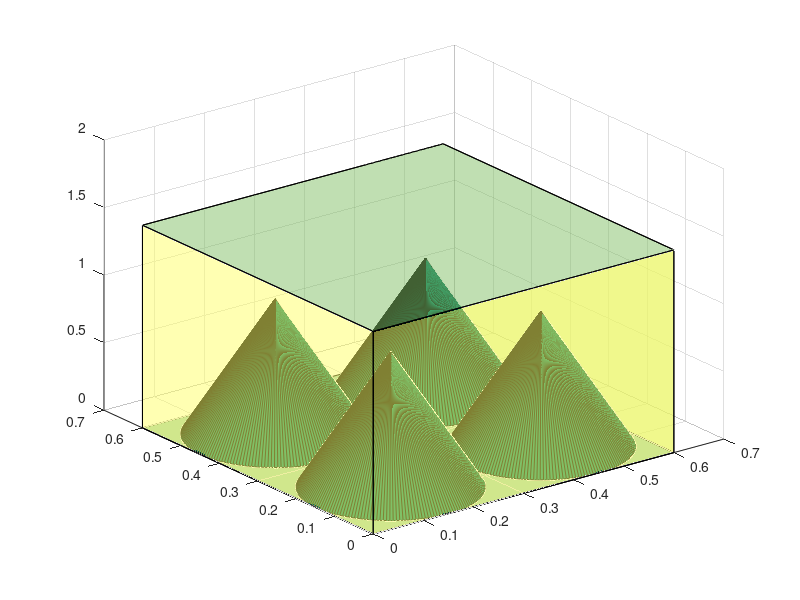

Recreate this plot in MATLAB.
clear all;
t=[0.15;0];
[x,y,z]=cylinder(t,180);
figure;
surf(x+0.15,y+0.15,z);
hold all;
surf(x+0.45,y+0.15,z);
% surf(x+0.3,y+0.41,z);
surf(x+0.15,y+0.45,z);
surf(x+0.45,y+0.45,z);
colormap(summer);
% box tfsf
p1 = [0 0 0];
p2 = [0.6 0 0];
p3 = [0.6 0.6 0];
p4 = [0 0.6 0]; 

x = [p1(1) p2(1) p3(1) p4(1)];
y = [p1(2) p2(2) p3(2) p4(2)];
z = [p1(3) p2(3) p3(3) p4(3)];

h=fill3(x, y, z, 1);
set(h,'facealpha',.5);

p5 = [0 0 1.5];
p6 = [0.6 0 1.5];
p7 = [0.6 0.6 1.5];
p8 = [0 0.6 1.5];

 
x = [p5(1) p6(1) p7(1) p8(1)];
y = [p5(2) p6(2) p7(2) p8(2)];
z = [p5(3) p6(3) p7(3) p8(3)];

h=fill3(x, y, z, 2);
set(h,'facealpha',.5);

x = [p2(1) p6(1) p7(1) p3(1)];
y = [p2(2) p6(2) p7(2) p3(2)];
z = [p2(3) p6(3) p7(3) p3(3)];
h=fill3(x, y, z, 3);
set(h,'facealpha',.5);


x = [p1(1) p4(1) p8(1) p5(1)];
y = [p1(2) p4(2) p8(2) p5(2)];
z = [p1(3) p4(3) p8(3) p5(3)];
h=fill3(x, y, z, 4);
set(h,'facealpha',.5);

x = [p1(1) p2(1) p6(1) p5(1)];
y = [p1(2) p2(2) p6(2) p5(2)];
z = [p1(3) p2(3) p6(3) p5(3)];
h=fill3(x, y, z, 4);
set(h,'facealpha',.5);

x = [p3(1) p4(1) p8(1) p7(1)];
y = [p3(2) p4(2) p8(2) p7(2)];
z = [p3(3) p4(3) p8(3) p7(3)];
h=fill3(x, y, z, 4);
set(h,'facealpha',.5);


%spacce









% set(gca,'Visible','off');